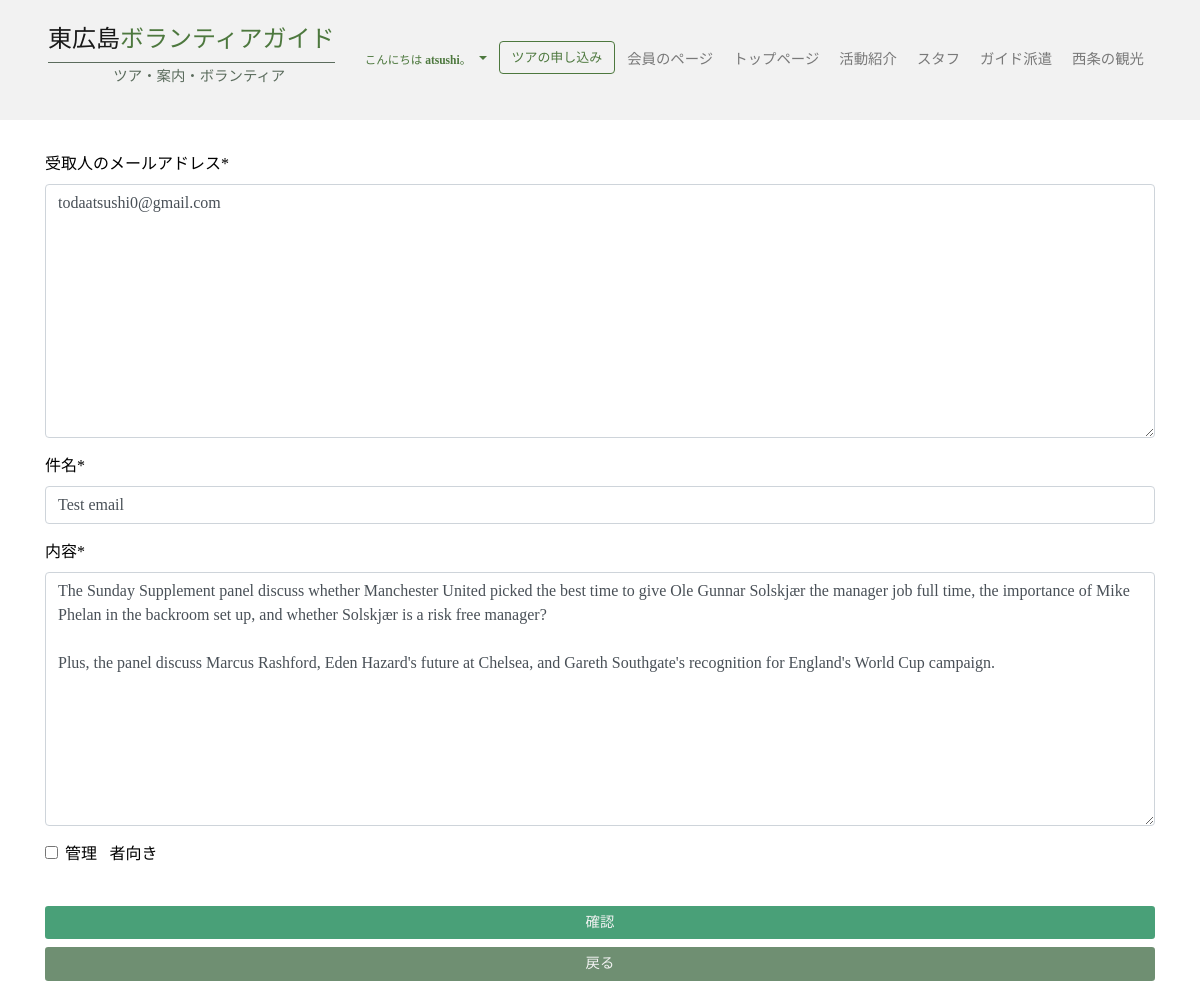
Page /email/1/update/ (signed in) on the committed database.
### email_blast/models.py (models this page shows, shortened)
class EmailBlast(models.Model):
    subject = models.CharField(max_length=100, verbose_name='件名')
    recipients = models.TextField(verbose_name='受取人のメールアドレス')
    content = models.TextField(verbose_name='内容')
    sender = models.ForeignKey(User, on_delete=models.SET_NULL, null=True, verbose_name='送り人')
    created_at = models.DateTimeField(default=timezone.now, verbose_name='書き時間')
    last_updated_at = models.DateTimeField(default=timezone.now, verbose_name='更新時間')
    sent_at = models.DateTimeField(default=None, null=True, verbose_name='送り時間')
    is_admin = models.BooleanField(default=False, verbose_name='管理者向き')
    sent = models.BooleanField(default=False, verbose_name='送った')
    class Meta:
        ordering = ['-last_updated_at', '-created_at', '-sent_at']

### email_blast/views.py (the view, shortened to what this page needs)
# urls.py: path('<int:pk>/update/', UpdateMailView.as_view(), name='email-update'),
class UpdateMailView(LoginRequiredMixin, UpdateView):
    model = EmailBlast
    template_name = 'email_blast/update_email.html'
    fields = ['recipients', 'subject', 'content', 'is_admin']
    success_url = '/email/'

### email_blast/templates/email_blast/update_email.html (shortened to what this page needs)
{% extends "blog/post_form_layout.html" %}
{% block back %}
  <a href="{% url 'email-index' %}" class="btn btn-sm btn-block btn-custom-2">戻る</a>
{% endblock %}
{% block button_text %}
  確認
{% endblock %}

### blog/templates/blog/post_form_layout.html (shortened to what this page needs)
{% extends "hh2/layout.html" %}
{% load crispy_forms_tags %}
{% block main %}
  <div class="container">
    <form method="post">
      <fieldset class="form-group my-4">
        {{ form|crispy }}
      </fieldset>
      <fieldset class="form-group">
        <button type="submit" class="btn btn-sm btn-custom-3 btn-block">{% block button_text %}{% endblock %}</button>
        {% block back %}
        {% endblock %}
      </fieldset>
    </form>
  </div>
{% endblock %}

### blog/templates/hh2/layout.html (shortened to what this page needs)
<!DOCTYPE html>
<html lang="en">
  {% load static %}
  <head>
    <link rel="stylesheet" href="https://stackpath.bootstrapcdn.com/bootstrap/4.3.1/css/bootstrap.min.css">
    <link rel="stylesheet" href="https://use.fontawesome.com/releases/v5.7.2/css/all.css">
    <link rel="stylesheet" type="text/css" href="{% static 'hhts/css/hhts-general.css' %}">
    <link rel="stylesheet" type="text/css" href="{% static 'hhts/css/home.css' %}">
    <link rel="stylesheet" type="text/css" href="{% static 'hhts/css/about.css' %}">
    <link rel="stylesheet" type="text/css" href="{% static 'hhts/css/guide.css' %}">
    <link rel="stylesheet" type="text/css" href="{% static 'hhts/css/saijo.css' %}">
    <link rel="stylesheet" type="text/css" href="{% static 'blog/css/blog-list.css' %}">
    <link rel="stylesheet" type="text/css" href="{% static 'blog/css/blog-delete.css' %}">
    <link rel="stylesheet" type="text/css" href="{% static 'users/css/users-profile.css' %}">
    <link rel="stylesheet" type="text/css" href="{% static 'users/css/users-team.css' %}">
    <link rel="stylesheet" type="text/css" href="{% static 'users/css/users-forms.css' %}">
    <link rel="stylesheet" type="text/css" href="{% static 'email_blast/css/emails-all.css' %}">
    <link rel="stylesheet" type="text/css" href="{% static 'booking/css/booking-all.css' %}">
    <link rel="stylesheet" href="https://cdnjs.cloudflare.com/ajax/libs/jquery-datetimepicker/2.5.20/jquery.datetimepicker.min.css" />
  <body>
    {% load static %}
    <nav class="navbar navbar-expand-xl navbar-light" id="nav">
      <div class="logo">
        <a href="{% url 'home' %}" class="navbar-brand">
          東広島<span style="color: #4d783e;">ボランティアガイド</span>
        </a>
        <span class="subline">
          <p>ツア・案内・ボランティア</p>
        </span>
      </div>
      <div class="collapse navbar-collapse" id="hh-nav">
        <ul class="navbar-nav ml-auto">
        {% if user.is_authenticated %}
          <li class="nav-item dropdown active my-1 ml-1">
            <a class="nav-link dropdown-toggle" href="#" id="user-options" role="button" data-toggle="dropdown" aria-haspopup="true" aria-expanded="false">
              <span class="greet">
                <small>こんにちは <strong>{{ user.username }}</strong>。</small>
              </span>
            </a>
          </li>
        {% endif %}
          <li class="nav-item my-1 ml-1">
            <a href="/media/pdf/book_form.pdf" download class="btn btn-custom-1">ツアの申し込み</a>
          </li>
          <li class="nav-item my-1 ml-1">
            <a href="{% url 'blog-home' %}" class="nav-link">会員のページ</a>
          </li>
          <li class="nav-item my-1 ml-1">
            <a href="{% url 'home' %}" class="nav-link">トップページ</a>
          </li>
          <li class="nav-item my-1 ml-1">
            <a href="{% url 'about' %}" class="nav-link">活動紹介</a>
          </li>
          <li class="nav-item my-1 ml-1">
            <a href="{% url 'team' %}" class="nav-link">スタフ</a>
          </li>
          <li class="nav-item my-1 ml-1">
            <a href="{% url 'guide' %}" class="nav-link">ガイド派遣</a>
          </li>
          <li class="nav-item my-1 ml-1">
            <a href="{% url 'saijo' %}" class="nav-link">西条の観光</a>
          </li>
        </ul>
      </div>
    </nav>
    {% block main %}
    {% endblock %}
  </body>
</html>

### blog/static/hhts/css/hhts-general.css (style rules this page uses)
html { height: 100%; background-color: #f2f2f2; }
body { padding: 0; margin: 0; font-family: custom; color: black; }
.navbar { background-color: #f2f2f2; min-height: 100px; padding: 2vh 4vw; }
.navbar-brand { font-size: 1.5em; border-bottom: 1.5px solid #5b6c5d; }
.logo { display: flex; flex-direction: column; align-items: center; justify-content: center; }
.subline { color: #5b6c5d; font-size: 0.9em; padding-top: 3px; }
.navbar-collapse { font-size: 0.9em; }
.btn-custom-1:link, .btn-custom-1:visited { border: 0.15em solid #4d783e; color: #4d783e; font-size: 0.9em; }
.btn-custom-2:link, .btn-custom-2:visited { border: 0.15em solid #6f8f72; background-color: #6f8f72; color: #f2f2f2; font-size: 0.9em; }
button.btn-custom-3 { border: 0.15em solid #49a078; background-color: #49a078; color: #f2f2f2; font-size: 0.9em; }
#user-options { color: #4d783e; }

### rows in the picture
EmailBlast: recipients "todaatsushi0@gmail.com", subject "Test email", content "The Sunday Supplement panel discuss whether Manchester United picked the best time to give Ole Gunnar Solskjær the manager job full time, the importance of Mike Phelan in the backroom set up, and whether Solskjær is a risk free manager? Plus, the panel discuss Marcus Rashford, Eden Hazard's future at Chelsea, and Gareth Southgate's recognition for England's World Cup campaign."

### other values in the picture
{{ user.username }} "atsushi"
